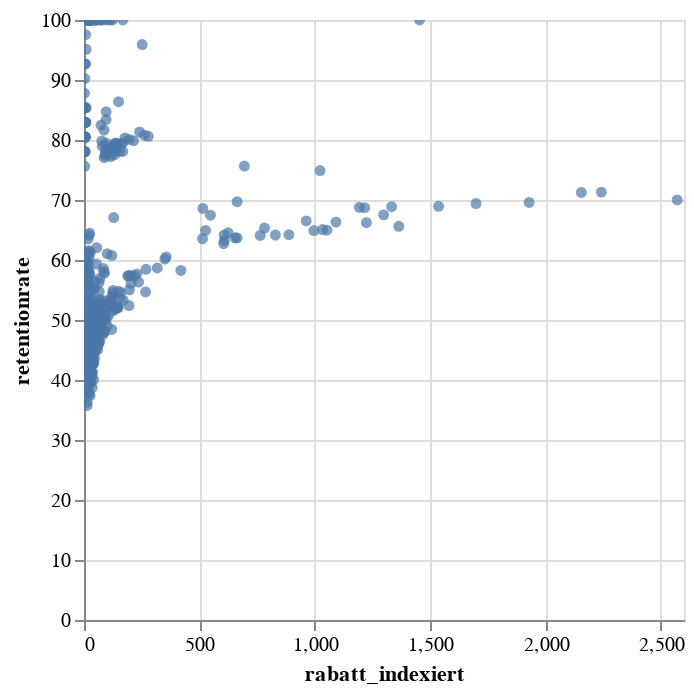

The notebook cell this image was saved under:
### Markdown cell above
Da Identifizierten Kunden und die Kohortengröße mit der Response Variable zusammenhängen, werden sie nicht als geeignet angesehen, trotz wahrscheinlich hoher Korrelation. Andernfalls wird das Modell falsch beeinflusst und wird keine zuverlässigen Output generieren. Der Rabatt scheint einen Einfluss zu haben und wird daher nochmal näher betrachtet.

### Code cell
alt.Chart(data).mark_circle().encode(
    x = alt.X('rabatt_indexiert'),
    y = alt.Y(y_label),
    tooltip = ['kohorte', 'monat']
).interactive()

### Figure 1 — Vega-Lite specification as saved in the notebook (floating-point values rounded to 4 significant figures; data arrays with more than 128 entries replaced by an {"elided": "..."} marker saying what was removed)
{"config": {"view": {"continuousWidth": 300, "continuousHeight": 300}}, "data": {"name": "data-a2c2e10a99d44d78ba264a4274abdc6d"}, "mark": {"type": "circle"}, "encoding": {"tooltip": [{"field": "kohorte", "type": "nominal"}, {"field": "monat", "type": "nominal"}], "x": {"field": "rabatt_indexiert", "type": "quantitative"}, "y": {"field": "retentionrate", "type": "quantitative"}}, "params": [{"name": "param_229", "select": {"type": "interval", "encodings": ["x", "y"]}, "bind": "scales"}], "$schema": "https://vega.github.io/schema/vega-lite/v5.20.1.json", "datasets": {"data-a2c2e10a99d44d78ba264a4274abdc6d": {"elided": "703 records"}}}
